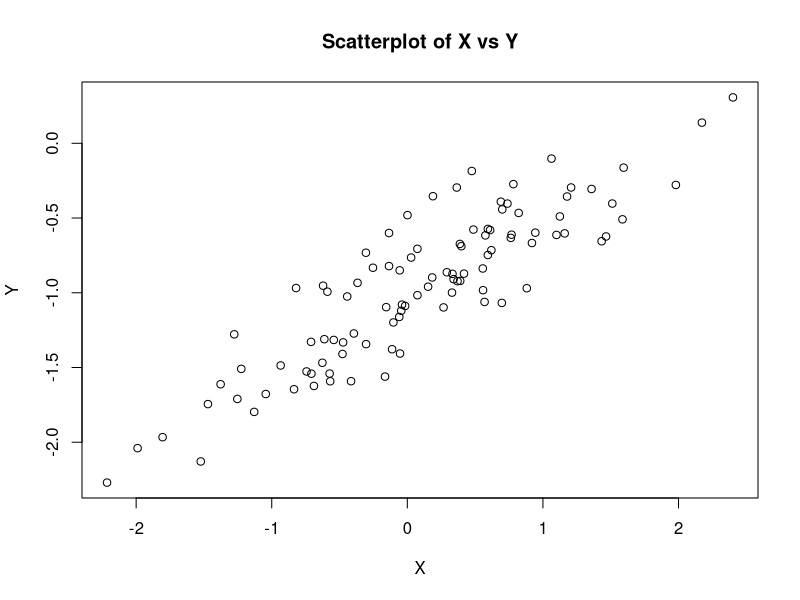
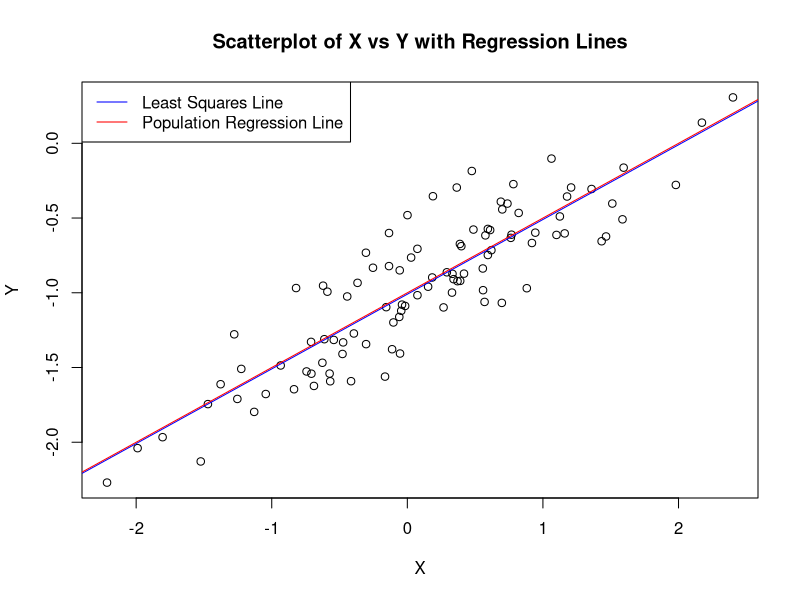

R code for these plots, in order:
## ---- chunk 1
knitr::opts_chunk$set(echo = TRUE)
## ---- chunk 2
set.seed(1)
x = rnorm(100, mean = 0, sd = 1)
## ---- chunk 3
eps = rnorm(100, mean = 0, sd = 0.25)
eps
## ---- chunk 4
y = -1 + 0.5 * x + eps
length_y <- length(y)
beta0 <- -1
beta1 <- 0.5
## ---- chunk 5
plot(x, y, main = "Scatterplot of X vs Y", xlab = "X", ylab = "Y")

## ---- chunk 6
model <- lm(y ~ x)
summary(model)

## ---- chunk 7
plot(x, y, main = "Scatterplot of X vs Y with Regression Lines", xlab = "X", ylab = "Y")
abline(model, col = "blue") 
abline(a = -1, b = 0.5, col = "red")
legend("topleft", legend = c("Least Squares Line", "Population Regression Line"), col = c("blue", "red"), lty = 1)

## ---- chunk 8
library(MASS)
data("Boston")
bostan=Boston
## ---- chunk 9
results = list()
for (predictor in names(bostan)[-1]) {
  formula = as.formula(paste("crim ~", predictor))
  model = lm(formula, data = bostan)
  results[[predictor]] = summary(model)
}


significant_predictors = sapply(results, function(x) x$coefficients[2, 4] < 0.05)
significant_predictors

## ---- chunk 10
full_model = lm(crim ~ ., data = bostan)
summary(full_model)

